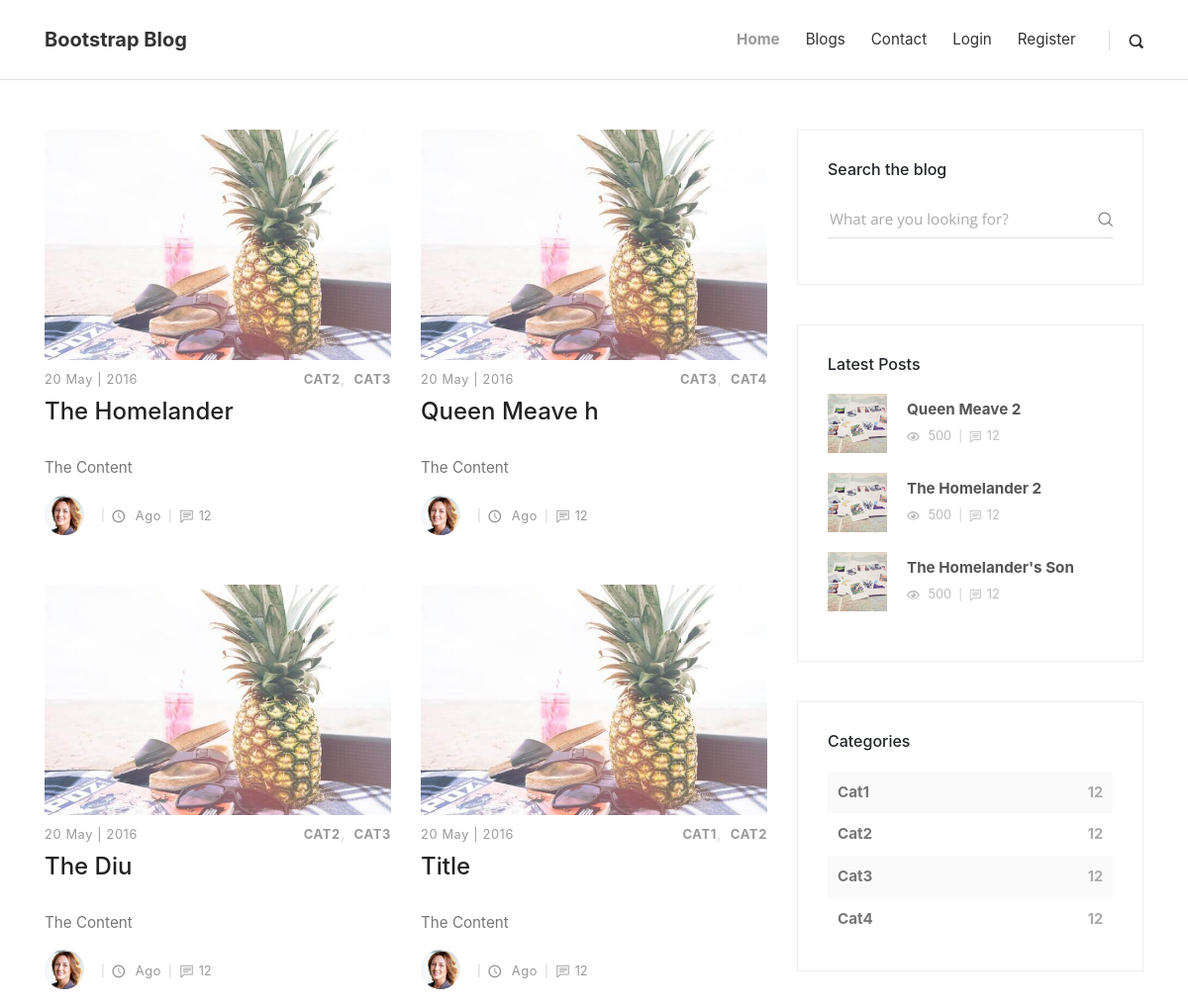
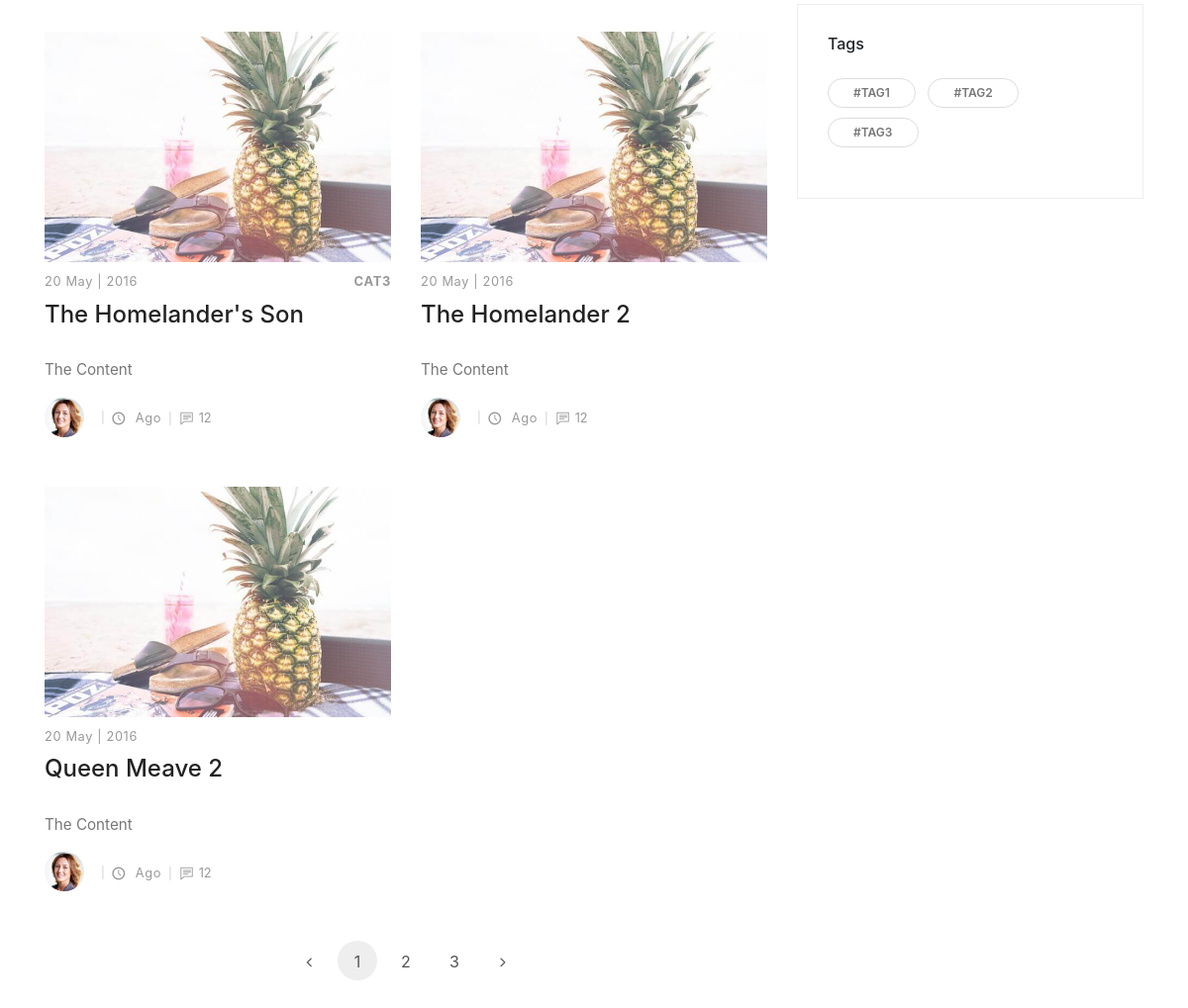
The app's page /blogs/ with its own data (2 pictures, top to bottom).
### blog/models.py (models this page shows, shortened)
class Post(models.Model):
    title = models.CharField(max_length=100,default='Title')
    content=models.TextField(default="The Content")
    date_posted = models.DateTimeField(default=timezone.now())
    author = models.ForeignKey(Author, on_delete=models.CASCADE)
    tag=models.ManyToManyField(Tag,blank=True)
    cat=models.ManyToManyField(Category,blank=True)
    thumbnail = models.ImageField(upload_to='blog_images',blank=True,null=True)
    images=models.ManyToManyField(Image,blank=True)
    is_save=models.ManyToManyField(settings.AUTH_USER_MODEL,blank=True)
    def get_absolute_post_url(self):
        return reverse('post',kwargs={'id':self.id})

class Category(models.Model):
    name=models.CharField(max_length=10,default='Cat')
    def get_absolute_cat_url(self):
        return reverse('cat-detail',kwargs={'id':self.pk})

class Tag(models.Model):
    name = models.CharField(max_length=10, default='Tag')
    def get_absolute_tag_url(self):
        return reverse('tag-detail',kwargs={'id':self.pk})

### blog/views.py (the view)
# urls.py: path('blogs/',views.blogs,name='blogs'),
def blogs(request):
    cats=Category.objects.all()
    tags=Tag.objects.all()
    posts = Post.objects.all()
    latest = Post.objects.order_by('-date_posted')[0:3]
    title_contains_query = request.GET.get('search')
    if title_contains_query != '' and title_contains_query is not None:
        posts = posts.filter(title__icontains=title_contains_query)
    context = {
        'object': posts,
        'latest':latest,
        'cats':cats,
        'tags':tags,
        'search_query': title_contains_query
    }
    return render(request,'blog/blog.html',context)

### templates/blog/blog.html (shortened to what this page needs)
{% extends 'blog/base.html'%}
  {% block body %}
{% load static %}
    <div class="container">
      <div class="row">
        <main class="posts-listing col-lg-8">
          <div class="container">
            <div class="row">
              {% for obj in object %}
              <div class="post col-xl-6">
                <div class="post-thumbnail">
                  <a href="{{ obj.get_absolute_post_url }}">
                    <img src="{% static 'img/blog-post-1.jpeg' %}" alt="..." class="img-fluid">
                  </a>
                </div>
                <div class="post-details">
                  <div class="post-meta d-flex justify-content-between">
                    <div class="date meta-last">20 May | 2016</div>
                    <div class="category">
                      {% for cat in obj.cat.all %}
                      <a href="#">{{ cat.name }}</a>
                      {% endfor %}
                    </div>
                  </div>
                  <a href="{{ obj.get_absolute_post_url }}">
                    <h3 class="h4">{{ obj.title}}</h3>
                  </a>
                  <p class="text-muted">{{ obj.content|safe|linebreaks|truncatechars:200}}</p>
                  <footer class="post-footer d-flex align-items-center"><a href="#" class="author d-flex align-items-center flex-wrap">
                      <div class="avatar"><img src="{% static 'img/avatar-3.jpg' %}" alt="..." class="img-fluid"></div>
                      <div class="title"></div></a>
                    <div class="date"><i class="icon-clock"></i> {{ object.date_posted }} ago</div>
                    <div class="comments meta-last"><i class="icon-comment"></i>12</div>
                  </footer>
                </div>
              </div>
              {% endfor %}
            </div>
            <nav aria-label="Page navigation example">
              <ul class="pagination pagination-template d-flex justify-content-center">
                <li class="page-item"><a href="#" class="page-link"> <i class="fa fa-angle-left"></i></a></li>
                <li class="page-item"><a href="#" class="page-link active">1</a></li>
                <li class="page-item"><a href="#" class="page-link">2</a></li>
                <li class="page-item"><a href="#" class="page-link">3</a></li>
                <li class="page-item"><a href="#" class="page-link"> <i class="fa fa-angle-right"></i></a></li>
              </ul>
            </nav>
          </div>
        </main>
{% include 'blog/aside.html' %}
      </div>
    </div>
 {% endblock body %}

### templates/blog/aside.html (shortened to what this page needs)
{% load static %}
<aside class="col-lg-4">
          <div class="widget search">
            <header>
              <h3 class="h6">Search the blog</h3>
            </header>
            <form action="#" class="search-form">
              <div class="form-group">
                <input type="search" placeholder="What are you looking for?">
                <button type="submit" class="submit"><i class="icon-search"></i></button>
              </div>
            </form>
          </div>
          <div class="widget latest-posts">
            <header>
              <h3 class="h6">Latest Posts</h3>
            </header>
            <div class="blog-posts">
                {% for obj in latest %}
                <a href="{{ obj.get_absolute_post_url }}">
                <div class="item d-flex align-items-center">
                  <div class="image"><img src="{% static 'img/small-thumbnail-3.jpg' %}" alt="..." class="img-fluid"></div>
                  <div class="title"><strong>{{ obj.title }}</strong>
                    <div class="d-flex align-items-center">
                      <div class="views"><i class="icon-eye"></i> 500</div>
                      <div class="comments"><i class="icon-comment"></i>12</div>
                    </div>
                  </div>
                </div>
                </a>
                {% endfor %}
            </div>
          </div>
          <div class="widget categories">
            <header>
              <h3 class="h6">Categories</h3>
            </header>
              {% for cat in cats %}
            <div class="item d-flex justify-content-between"><a href="{{ cat.get_absolute_cat_url }}">{{ cat.name }}</a><span>12</span></div>
              {% endfor %}
          </div>
          <div class="widget tags">
            <header>
              <h3 class="h6">Tags</h3>
            </header>
            <ul class="list-inline">
                {% for tag in tags %}
              <li class="list-inline-item"><a href="{{ tag.get_absolute_tag_url }}" class="tag">#{{ tag.name }}</a></li>
                {% endfor %}
            </ul>
          </div>
        </aside>

### records on screen
Post: title "The Homelander", content "The Content"
Category: name "CAT2", name "Cat2"
Category: name "CAT3", name "Cat3"
Post: title "Queen Meave h", content "The Content"
Category: name "CAT4", name "Cat4"
Post: title "The Diu", content "The Content"
Post: title "Title", content "The Content"
Category: name "CAT1", name "Cat1"
Post: title "The Homelander's Son", content "The Content"
Post: title "The Homelander 2", content "The Content"
Post: title "Queen Meave 2", content "The Content"
Tag: name "TAG1"
Tag: name "TAG2"
Tag: name "TAG3"
